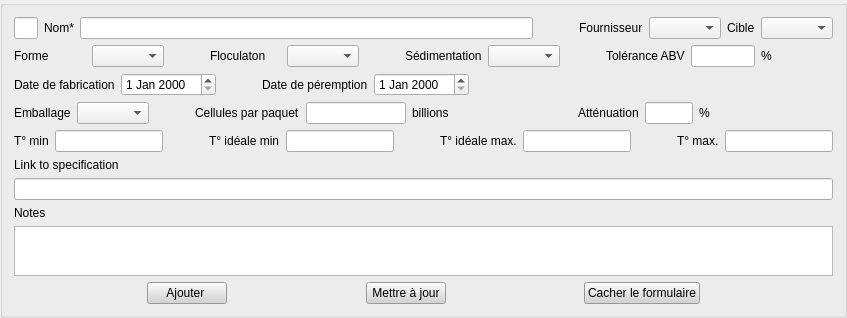
      <widget class="QGroupBox" name="groupBoxNew">
       <property name="sizePolicy">
        <sizepolicy hsizetype="Preferred" vsizetype="Minimum">
         <horstretch>0</horstretch>
         <verstretch>0</verstretch>
        </sizepolicy>
       </property>
       <property name="maximumSize">
        <size>
         <width>16777215</width>
         <height>400</height>
        </size>
       </property>
       <property name="font">
        <font>
         <pointsize>11</pointsize>
         <bold>false</bold>
        </font>
       </property>
       <property name="styleSheet">
        <string notr="true"/>
       </property>
       <property name="title">
        <string/>
       </property>
       <layout class="QVBoxLayout" name="verticalLayout">
        <item>
         <layout class="QHBoxLayout" name="horizontalLayout_6">
          <item>
           <widget class="QLineEdit" name="idEdit">
            <property name="maximumSize">
             <size>
              <width>24</width>
              <height>16777215</height>
             </size>
            </property>
            <property name="font">
             <font>
              <pointsize>9</pointsize>
              <bold>false</bold>
             </font>
            </property>
           </widget>
          </item>
          <item>
           <widget class="QLabel" name="nameLabel">
            <property name="font">
             <font>
              <pointsize>9</pointsize>
              <bold>false</bold>
             </font>
            </property>
            <property name="text">
             <string>Nom*</string>
            </property>
           </widget>
          </item>
          <item>
           <widget class="QLineEdit" name="nameEdit">
            <property name="sizePolicy">
             <sizepolicy hsizetype="Expanding" vsizetype="Fixed">
              <horstretch>0</horstretch>
              <verstretch>0</verstretch>
             </sizepolicy>
            </property>
            <property name="font">
             <font>
              <pointsize>9</pointsize>
              <bold>false</bold>
             </font>
            </property>
           </widget>
          </item>
          <item>
           <spacer name="horizontalSpacer_29">
            <property name="orientation">
             <enum>Qt::Horizontal</enum>
            </property>
            <property name="sizeType">
             <enum>QSizePolicy::Minimum</enum>
            </property>
            <property name="sizeHint" stdset="0">
             <size>
              <width>40</width>
              <height>20</height>
             </size>
            </property>
           </spacer>
          </item>
          <item>
           <widget class="QLabel" name="brandLabel">
            <property name="font">
             <font>
              <pointsize>9</pointsize>
              <bold>false</bold>
             </font>
            </property>
            <property name="text">
             <string>Fournisseur</string>
            </property>
           </widget>
          </item>
          <item>
           <widget class="QComboBox" name="brandCombo">
            <property name="font">
             <font>
              <pointsize>9</pointsize>
              <bold>false</bold>
             </font>
            </property>
           </widget>
          </item>
          <item>
           <widget class="QLabel" name="targetLabel">
            <property name="font">
             <font>
              <pointsize>9</pointsize>
              <bold>false</bold>
             </font>
            </property>
            <property name="text">
             <string>Cible</string>
            </property>
           </widget>
          </item>
          <item>
           <widget class="QComboBox" name="targetCombo">
            <property name="font">
             <font>
              <pointsize>9</pointsize>
              <bold>false</bold>
             </font>
            </property>
           </widget>
          </item>
         </layout>
        </item>
        <item>
         <layout class="QHBoxLayout" name="horizontalLayout_5">
          <item>
           <widget class="QLabel" name="formLabel_2">
            <property name="font">
             <font>
              <pointsize>9</pointsize>
              <bold>false</bold>
             </font>
            </property>
            <property name="text">
             <string>Forme</string>
            </property>
           </widget>
          </item>
          <item>
           <widget class="QComboBox" name="formCombo">
            <property name="font">
             <font>
              <pointsize>9</pointsize>
              <bold>false</bold>
             </font>
            </property>
            <property name="toolTip">
             <string>obligatoire, ne peut être vide</string>
            </property>
           </widget>
          </item>
          <item>
           <spacer name="horizontalSpacer_27">
            <property name="orientation">
             <enum>Qt::Horizontal</enum>
            </property>
            <property name="sizeType">
             <enum>QSizePolicy::Minimum</enum>
            </property>
            <property name="sizeHint" stdset="0">
             <size>
              <width>40</width>
              <height>20</height>
             </size>
            </property>
           </spacer>
          </item>
          <item>
           <widget class="QLabel" name="floculationLabel">
            <property name="font">
             <font>
              <pointsize>9</pointsize>
              <bold>false</bold>
             </font>
            </property>
            <property name="text">
             <string>Floculaton</string>
            </property>
           </widget>
          </item>
          <item>
           <widget class="QComboBox" name="floculationCombo">
            <property name="font">
             <font>
              <pointsize>9</pointsize>
              <bold>false</bold>
             </font>
            </property>
           </widget>
          </item>
          <item>
           <spacer name="horizontalSpacer_28">
            <property name="orientation">
             <enum>Qt::Horizontal</enum>
            </property>
            <property name="sizeType">
             <enum>QSizePolicy::Minimum</enum>
            </property>
            <property name="sizeHint" stdset="0">
             <size>
              <width>40</width>
              <height>20</height>
             </size>
            </property>
           </spacer>
          </item>
          <item>
           <widget class="QLabel" name="cropYearLabel">
            <property name="font">
             <font>
              <pointsize>9</pointsize>
              <bold>false</bold>
             </font>
            </property>
            <property name="text">
             <string>Sédimentation</string>
            </property>
           </widget>
          </item>
          <item>
           <widget class="QComboBox" name="sedimentationCombo">
            <property name="font">
             <font>
              <pointsize>9</pointsize>
              <bold>false</bold>
             </font>
            </property>
           </widget>
          </item>
          <item>
           <spacer name="horizontalSpacer_30">
            <property name="orientation">
             <enum>Qt::Horizontal</enum>
            </property>
            <property name="sizeType">
             <enum>QSizePolicy::Minimum</enum>
            </property>
            <property name="sizeHint" stdset="0">
             <size>
              <width>40</width>
              <height>20</height>
             </size>
            </property>
           </spacer>
          </item>
          <item>
           <widget class="QLabel" name="abvLabel">
            <property name="font">
             <font>
              <pointsize>9</pointsize>
              <bold>false</bold>
             </font>
            </property>
            <property name="text">
             <string>Tolérance ABV</string>
            </property>
           </widget>
          </item>
          <item>
           <widget class="QLineEdit" name="abvEdit">
            <property name="maximumSize">
             <size>
              <width>64</width>
              <height>16777215</height>
             </size>
            </property>
            <property name="font">
             <font>
              <pointsize>9</pointsize>
              <bold>false</bold>
             </font>
            </property>
            <property name="toolTip">
             <string>entre 0 et 20 avec une décimale max</string>
            </property>
           </widget>
          </item>
          <item>
           <widget class="QLabel" name="abvUnitLabel">
            <property name="font">
             <font>
              <pointsize>9</pointsize>
              <bold>false</bold>
             </font>
            </property>
            <property name="text">
             <string>%</string>
            </property>
           </widget>
          </item>
         </layout>
        </item>
        <item>
         <layout class="QHBoxLayout" name="horizontalLayout_3">
          <item>
           <layout class="QHBoxLayout" name="horizontalLayout_8">
            <item>
             <widget class="QLabel" name="manufactureDateLabel">
              <property name="maximumSize">
               <size>
                <width>150</width>
                <height>16777215</height>
               </size>
              </property>
              <property name="font">
               <font>
                <pointsize>9</pointsize>
                <bold>false</bold>
               </font>
              </property>
              <property name="text">
               <string>Date de fabrication</string>
              </property>
             </widget>
            </item>
            <item>
             <widget class="QDateEdit" name="manufactureDateEdit">
              <property name="maximumSize">
               <size>
                <width>120</width>
                <height>16777215</height>
               </size>
              </property>
              <property name="font">
               <font>
                <pointsize>9</pointsize>
                <bold>false</bold>
               </font>
              </property>
             </widget>
            </item>
           </layout>
          </item>
          <item>
           <spacer name="horizontalSpacer_31">
            <property name="orientation">
             <enum>Qt::Horizontal</enum>
            </property>
            <property name="sizeType">
             <enum>QSizePolicy::Minimum</enum>
            </property>
            <property name="sizeHint" stdset="0">
             <size>
              <width>40</width>
              <height>20</height>
             </size>
            </property>
           </spacer>
          </item>
          <item>
           <layout class="QHBoxLayout" name="horizontalLayout_16">
            <item>
             <widget class="QLabel" name="expirationDateLabel">
              <property name="maximumSize">
               <size>
                <width>150</width>
                <height>16777215</height>
               </size>
              </property>
              <property name="font">
               <font>
                <pointsize>9</pointsize>
                <bold>false</bold>
               </font>
              </property>
              <property name="text">
               <string>Date de péremption</string>
              </property>
             </widget>
            </item>
            <item>
             <widget class="QDateEdit" name="expirationDateEdit">
              <property name="maximumSize">
               <size>
                <width>120</width>
                <height>16777215</height>
               </size>
              </property>
              <property name="font">
               <font>
                <pointsize>9</pointsize>
                <bold>false</bold>
               </font>
              </property>
             </widget>
            </item>
            <item>
             <spacer name="horizontalSpacer_35">
              <property name="orientation">
               <enum>Qt::Horizontal</enum>
              </property>
              <property name="sizeHint" stdset="0">
               <size>
                <width>40</width>
                <height>20</height>
               </size>
              </property>
             </spacer>
            </item>
            <item>
             <spacer name="horizontalSpacer_37">
              <property name="orientation">
               <enum>Qt::Horizontal</enum>
              </property>
              <property name="sizeType">
               <enum>QSizePolicy::Minimum</enum>
              </property>
              <property name="sizeHint" stdset="0">
               <size>
                <width>40</width>
                <height>20</height>
               </size>
              </property>
             </spacer>
            </item>
           </layout>
          </item>
         </layout>
        </item>
        <item>
         <layout class="QHBoxLayout" name="horizontalLayout_17">
          <item>
           <widget class="QLabel" name="packLabel">
            <property name="font">
             <font>
              <pointsize>9</pointsize>
              <bold>false</bold>
             </font>
            </property>
            <property name="text">
             <string>Emballage</string>
            </property>
           </widget>
          </item>
          <item>
           <widget class="QComboBox" name="packCombo">
            <property name="font">
             <font>
              <pointsize>9</pointsize>
              <bold>false</bold>
             </font>
            </property>
           </widget>
          </item>
          <item>
           <spacer name="horizontalSpacer_36">
            <property name="orientation">
             <enum>Qt::Horizontal</enum>
            </property>
            <property name="sizeType">
             <enum>QSizePolicy::Minimum</enum>
            </property>
            <property name="sizeHint" stdset="0">
             <size>
              <width>40</width>
              <height>20</height>
             </size>
            </property>
           </spacer>
          </item>
          <item>
           <widget class="QLabel" name="cellsLabel">
            <property name="font">
             <font>
              <pointsize>9</pointsize>
              <bold>false</bold>
             </font>
            </property>
            <property name="text">
             <string>Cellules par paquet</string>
            </property>
           </widget>
          </item>
          <item>
           <widget class="QLineEdit" name="cellsEdit">
            <property name="maximumSize">
             <size>
              <width>100</width>
              <height>16777215</height>
             </size>
            </property>
            <property name="font">
             <font>
              <pointsize>9</pointsize>
              <bold>false</bold>
             </font>
            </property>
            <property name="toolTip">
             <string>Max 110 19⁹ ou 1100 10^9 (selon taille paquet)</string>
            </property>
           </widget>
          </item>
          <item>
           <widget class="QLabel" name="label">
            <property name="font">
             <font>
              <pointsize>9</pointsize>
              <bold>false</bold>
             </font>
            </property>
            <property name="text">
             <string>billions</string>
            </property>
           </widget>
          </item>
          <item>
           <spacer name="horizontalSpacer_39">
            <property name="orientation">
             <enum>Qt::Horizontal</enum>
            </property>
            <property name="sizeHint" stdset="0">
             <size>
              <width>40</width>
              <height>20</height>
             </size>
            </property>
           </spacer>
          </item>
          <item>
           <widget class="QLabel" name="attenuationLabel">
            <property name="font">
             <font>
              <pointsize>9</pointsize>
              <bold>false</bold>
             </font>
            </property>
            <property name="text">
             <string>Atténuation</string>
            </property>
           </widget>
          </item>
          <item>
           <widget class="QLineEdit" name="attenuationEdit">
            <property name="maximumSize">
             <size>
              <width>48</width>
              <height>16777215</height>
             </size>
            </property>
            <property name="font">
             <font>
              <pointsize>9</pointsize>
              <bold>false</bold>
             </font>
            </property>
            <property name="toolTip">
             <string>Entre 60 et 99.9</string>
            </property>
           </widget>
          </item>
          <item>
           <widget class="QLabel" name="label_2">
            <property name="font">
             <font>
              <pointsize>9</pointsize>
              <bold>false</bold>
             </font>
            </property>
            <property name="text">
             <string>%</string>
            </property>
           </widget>
          </item>
          <item>
           <spacer name="horizontalSpacer_38">
            <property name="orientation">
             <enum>Qt::Horizontal</enum>
            </property>
            <property name="sizeHint" stdset="0">
             <size>
              <width>40</width>
              <height>20</height>
             </size>
            </property>
           </spacer>
          </item>
         </layout>
        </item>
        <item>
         <layout class="QHBoxLayout" name="horizontalLayout_4">
          <item>
           <widget class="QLabel" name="tempMinLabel">
            <property name="sizePolicy">
             <sizepolicy hsizetype="MinimumExpanding" vsizetype="Preferred">
              <horstretch>0</horstretch>
              <verstretch>0</verstretch>
             </sizepolicy>
            </property>
            <property name="font">
             <font>
              <pointsize>9</pointsize>
              <bold>false</bold>
             </font>
            </property>
            <property name="text">
             <string>T° min</string>
            </property>
           </widget>
          </item>
          <item>
           <widget class="QLineEdit" name="tempMinEdit">
            <property name="font">
             <font>
              <pointsize>9</pointsize>
              <bold>false</bold>
             </font>
            </property>
            <property name="toolTip">
             <string>Entre 0 et 39.9</string>
            </property>
           </widget>
          </item>
          <item>
           <spacer name="horizontalSpacer_34">
            <property name="orientation">
             <enum>Qt::Horizontal</enum>
            </property>
            <property name="sizeType">
             <enum>QSizePolicy::Minimum</enum>
            </property>
            <property name="sizeHint" stdset="0">
             <size>
              <width>40</width>
              <height>20</height>
             </size>
            </property>
           </spacer>
          </item>
          <item>
           <widget class="QLabel" name="tempIdealMinLabel">
            <property name="sizePolicy">
             <sizepolicy hsizetype="MinimumExpanding" vsizetype="Preferred">
              <horstretch>0</horstretch>
              <verstretch>0</verstretch>
             </sizepolicy>
            </property>
            <property name="font">
             <font>
              <pointsize>9</pointsize>
              <bold>false</bold>
             </font>
            </property>
            <property name="text">
             <string>T° idéale min</string>
            </property>
           </widget>
          </item>
          <item>
           <widget class="QLineEdit" name="tempIdealMinEdit">
            <property name="font">
             <font>
              <pointsize>9</pointsize>
              <bold>false</bold>
             </font>
            </property>
            <property name="toolTip">
             <string>Entre 0 et 39.9</string>
            </property>
           </widget>
          </item>
          <item>
           <spacer name="horizontalSpacer_33">
            <property name="orientation">
             <enum>Qt::Horizontal</enum>
            </property>
            <property name="sizeType">
             <enum>QSizePolicy::Minimum</enum>
            </property>
            <property name="sizeHint" stdset="0">
             <size>
              <width>40</width>
              <height>20</height>
             </size>
            </property>
           </spacer>
          </item>
          <item>
           <widget class="QLabel" name="tempIdealMaxLabel">
            <property name="sizePolicy">
             <sizepolicy hsizetype="MinimumExpanding" vsizetype="Preferred">
              <horstretch>0</horstretch>
              <verstretch>0</verstretch>
             </sizepolicy>
            </property>
            <property name="font">
             <font>
              <pointsize>9</pointsize>
              <bold>false</bold>
             </font>
            </property>
            <property name="text">
             <string>T° idéale max.</string>
            </property>
           </widget>
          </item>
          <item>
           <widget class="QLineEdit" name="tempIdealMaxEdit">
            <property name="font">
             <font>
              <pointsize>9</pointsize>
              <bold>false</bold>
             </font>
            </property>
            <property name="toolTip">
             <string>Entre 0 et 39.9</string>
            </property>
           </widget>
          </item>
          <item>
           <spacer name="horizontalSpacer_32">
            <property name="orientation">
             <enum>Qt::Horizontal</enum>
            </property>
            <property name="sizeType">
             <enum>QSizePolicy::Minimum</enum>
            </property>
            <property name="sizeHint" stdset="0">
             <size>
              <width>40</width>
              <height>20</height>
             </size>
            </property>
           </spacer>
          </item>
          <item>
           <widget class="QLabel" name="tempMaxLabel">
            <property name="font">
             <font>
              <pointsize>9</pointsize>
              <bold>false</bold>
             </font>
            </property>
            <property name="text">
             <string>T° max.</string>
            </property>
           </widget>
          </item>
          <item>
           <widget class="QLineEdit" name="tempMaxEdit">
            <property name="font">
             <font>
              <pointsize>9</pointsize>
              <bold>false</bold>
             </font>
            </property>
            <property name="toolTip">
             <string>Entre 0 et 39.9</string>
            </property>
           </widget>
          </item>
         </layout>
        </item>
        <item>
         <widget class="QLabel" name="label_link">
          <property name="font">
           <font>
            <pointsize>9</pointsize>
            <bold>false</bold>
           </font>
          </property>
          <property name="text">
           <string>Link to specification</string>
          </property>
         </widget>
        </item>
        <item>
         <widget class="QLineEdit" name="linkEdit">
          <property name="font">
           <font>
            <pointsize>9</pointsize>
            <bold>false</bold>
           </font>
          </property>
          <property name="toolTip">
           <string>facultatif</string>
          </property>
         </widget>
        </item>
        <item>
         <widget class="QLabel" name="label_notes">
          <property name="font">
           <font>
            <pointsize>9</pointsize>
            <bold>false</bold>
           </font>
          </property>
          <property name="text">
           <string>Notes</string>
          </property>
         </widget>
        </item>
        <item>
         <widget class="QTextEdit" name="notesEdit">
          <property name="maximumSize">
           <size>
            <width>16777215</width>
            <height>50</height>
           </size>
          </property>
          <property name="font">
           <font>
            <pointsize>9</pointsize>
            <bold>false</bold>
           </font>
          </property>
          <property name="toolTip">
           <string>facultatif</string>
          </property>
         </widget>
        </item>
        <item>
         <layout class="QHBoxLayout" name="horizontalLayout_2">
          <item>
           <spacer name="horizontalSpacer_14">
            <property name="orientation">
             <enum>Qt::Horizontal</enum>
            </property>
            <property name="sizeHint" stdset="0">
             <size>
              <width>40</width>
              <height>20</height>
             </size>
            </property>
           </spacer>
          </item>
          <item>
           <widget class="QPushButton" name="addButton">
            <property name="font">
             <font>
              <pointsize>9</pointsize>
              <bold>false</bold>
             </font>
            </property>
            <property name="styleSheet">
             <string notr="true">background-color:lightgray</string>
            </property>
            <property name="text">
             <string>Ajouter </string>
            </property>
           </widget>
          </item>
          <item>
           <spacer name="horizontalSpacer_15">
            <property name="orientation">
             <enum>Qt::Horizontal</enum>
            </property>
            <property name="sizeHint" stdset="0">
             <size>
              <width>40</width>
              <height>20</height>
             </size>
            </property>
           </spacer>
          </item>
          <item>
           <widget class="QPushButton" name="updateButton">
            <property name="font">
             <font>
              <pointsize>9</pointsize>
              <bold>false</bold>
             </font>
            </property>
            <property name="styleSheet">
             <string notr="true">background-color:lightgray</string>
            </property>
            <property name="text">
             <string>Mettre à jour</string>
            </property>
           </widget>
          </item>
          <item>
           <spacer name="horizontalSpacer_18">
            <property name="orientation">
             <enum>Qt::Horizontal</enum>
            </property>
            <property name="sizeHint" stdset="0">
             <size>
              <width>40</width>
              <height>20</height>
             </size>
            </property>
           </spacer>
          </item>
          <item>
           <widget class="QPushButton" name="hideNewButton">
            <property name="font">
             <font>
              <pointsize>9</pointsize>
              <bold>false</bold>
             </font>
            </property>
            <property name="styleSheet">
             <string notr="true">background-color:lightgray</string>
            </property>
            <property name="text">
             <string>Cacher le formulaire</string>
            </property>
           </widget>
          </item>
          <item>
           <spacer name="horizontalSpacer_16">
            <property name="orientation">
             <enum>Qt::Horizontal</enum>
            </property>
            <property name="sizeHint" stdset="0">
             <size>
              <width>40</width>
              <height>20</height>
             </size>
            </property>
           </spacer>
          </item>
         </layout>
        </item>
       </layout>
      </widget>
